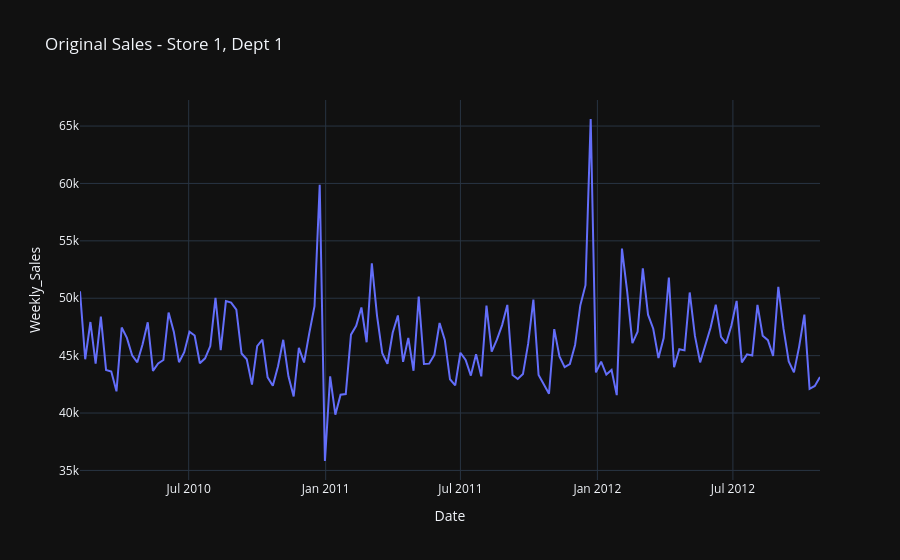
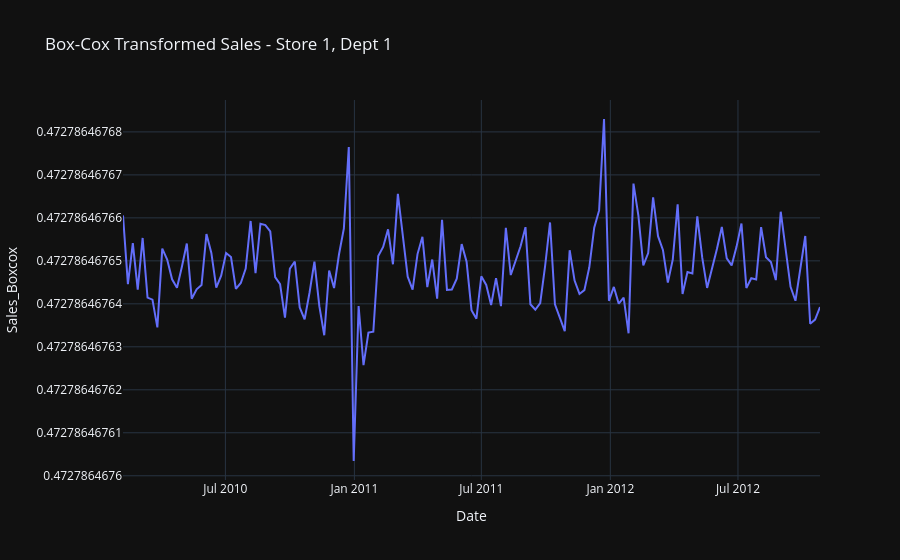

Notebook code for these charts, in order:
### Code cell
# Example: Plot original vs. transformed for (Store 1, Dept 1)
sample = train_boxcox[(train_boxcox['Store'] == 1) & (train_boxcox['Dept'] == 2)].copy()

fig = px.line(sample, x='Date', y='Weekly_Sales', title='Original Sales - Store 1, Dept 1')
fig.show()

fig = px.line(sample, x='Date', y='Sales_Boxcox', title='Box-Cox Transformed Sales - Store 1, Dept 1')
fig.show()

### Figure 1 — Plotly figure (JSON) as saved in the notebook; plotly's stock layout.template omitted (floating-point values rounded to 4 significant figures; data arrays with more than 128 entries replaced by an {"elided": "..."} marker saying what was removed)
{"data": [{"hovertemplate": "Date=%{x}<br>Weekly_Sales=%{y}<extra></extra>", "legendgroup": "", "line": {"color": "#636efa", "dash": "solid"}, "marker": {"symbol": "circle"}, "mode": "lines", "name": "", "orientation": "v", "showlegend": false, "x": {"elided": "143 str values"}, "xaxis": "x", "y": {"elided": "143 float values"}, "yaxis": "y", "type": "scatter"}], "layout": {"xaxis": {"anchor": "y", "domain": [0.0, 1.0], "title": {"text": "Date"}}, "yaxis": {"anchor": "x", "domain": [0.0, 1.0], "title": {"text": "Weekly_Sales"}}, "legend": {"tracegroupgap": 0}, "title": {"text": "Original Sales - Store 1, Dept 1"}}}

### Figure 2 — Plotly figure (JSON) as saved in the notebook; plotly's stock layout.template omitted (floating-point values rounded to 4 significant figures; data arrays with more than 128 entries replaced by an {"elided": "..."} marker saying what was removed)
{"data": [{"hovertemplate": "Date=%{x}<br>Sales_Boxcox=%{y}<extra></extra>", "legendgroup": "", "line": {"color": "#636efa", "dash": "solid"}, "marker": {"symbol": "circle"}, "mode": "lines", "name": "", "orientation": "v", "showlegend": false, "x": {"elided": "143 str values"}, "xaxis": "x", "y": {"elided": "143 float values"}, "yaxis": "y", "type": "scatter"}], "layout": {"xaxis": {"anchor": "y", "domain": [0.0, 1.0], "title": {"text": "Date"}}, "yaxis": {"anchor": "x", "domain": [0.0, 1.0], "title": {"text": "Sales_Boxcox"}}, "legend": {"tracegroupgap": 0}, "title": {"text": "Box-Cox Transformed Sales - Store 1, Dept 1"}}}
